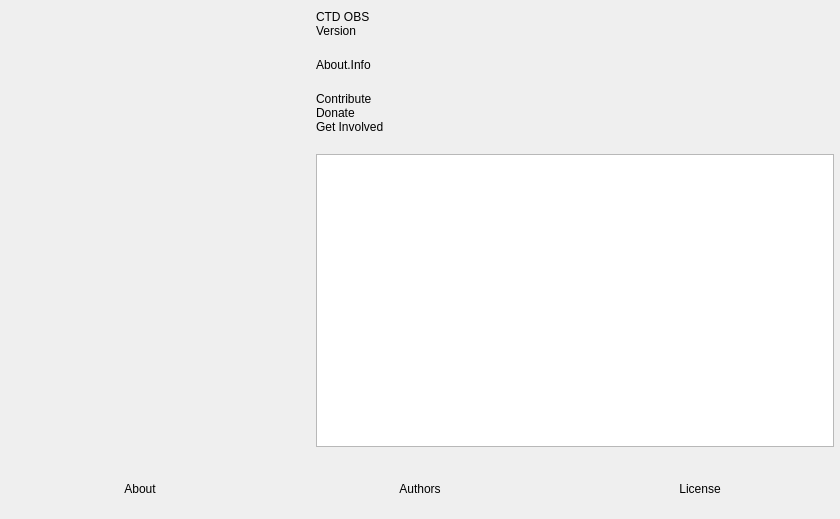
<?xml version="1.0" encoding="UTF-8"?>
<ui version="4.0">
 <class>OBSAbout</class>
 <widget class="QWidget" name="OBSAbout">
  <property name="geometry">
   <rect>
    <x>0</x>
    <y>0</y>
    <width>840</width>
    <height>519</height>
   </rect>
  </property>
  <property name="windowTitle">
   <string>About</string>
  </property>
  <layout class="QVBoxLayout" name="verticalLayout_2">
   <property name="leftMargin">
    <number>0</number>
   </property>
   <property name="topMargin">
    <number>0</number>
   </property>
   <property name="rightMargin">
    <number>0</number>
   </property>
   <property name="bottomMargin">
    <number>0</number>
   </property>
   <item>
    <layout class="QHBoxLayout" name="horizontalLayout_2">
     <property name="spacing">
      <number>30</number>
     </property>
     <property name="leftMargin">
      <number>30</number>
     </property>
     <property name="topMargin">
      <number>10</number>
     </property>
     <property name="rightMargin">
      <number>6</number>
     </property>
     <property name="bottomMargin">
      <number>6</number>
     </property>
     <item>
      <widget class="QLabel" name="icon">
       <property name="minimumSize">
        <size>
         <width>256</width>
         <height>256</height>
        </size>
       </property>
       <property name="maximumSize">
        <size>
         <width>256</width>
         <height>256</height>
        </size>
       </property>
       <property name="text">
        <string/>
       </property>
       <property name="pixmap">
        <pixmap>:res/images/obs.png</pixmap>
       </property>
       <property name="scaledContents">
        <bool>true</bool>
       </property>
      </widget>
     </item>
     <item>
      <layout class="QVBoxLayout" name="verticalLayout">
       <property name="spacing">
        <number>0</number>
       </property>
       <item>
        <widget class="QLabel" name="name">
         <property name="text">
          <string notr="true">CTD OBS</string>
         </property>
        </widget>
       </item>
       <item>
        <widget class="QLabel" name="version">
         <property name="text">
          <string notr="true">Version</string>
         </property>
        </widget>
       </item>
       <item>
        <spacer name="verticalSpacer_2">
         <property name="orientation">
          <enum>Qt::Orientation::Vertical</enum>
         </property>
         <property name="sizeType">
          <enum>QSizePolicy::Policy::Fixed</enum>
         </property>
         <property name="sizeHint" stdset="0">
          <size>
           <width>20</width>
           <height>20</height>
          </size>
         </property>
        </spacer>
       </item>
       <item>
        <widget class="QLabel" name="info">
         <property name="text">
          <string>About.Info</string>
         </property>
         <property name="wordWrap">
          <bool>true</bool>
         </property>
        </widget>
       </item>
       <item>
        <spacer name="verticalSpacer_3">
         <property name="orientation">
          <enum>Qt::Orientation::Vertical</enum>
         </property>
         <property name="sizeType">
          <enum>QSizePolicy::Policy::Fixed</enum>
         </property>
         <property name="sizeHint" stdset="0">
          <size>
           <width>20</width>
           <height>20</height>
          </size>
         </property>
        </spacer>
       </item>
       <item>
        <widget class="QLabel" name="contribute">
         <property name="text">
          <string notr="true">Contribute</string>
         </property>
         <property name="wordWrap">
          <bool>true</bool>
         </property>
        </widget>
       </item>
       <item>
        <widget class="QLabel" name="donate">
         <property name="text">
          <string notr="true">Donate</string>
         </property>
        </widget>
       </item>
       <item>
        <widget class="QLabel" name="getInvolved">
         <property name="text">
          <string notr="true">Get Involved</string>
         </property>
        </widget>
       </item>
       <item>
        <spacer name="verticalSpacer">
         <property name="orientation">
          <enum>Qt::Orientation::Vertical</enum>
         </property>
         <property name="sizeType">
          <enum>QSizePolicy::Policy::Fixed</enum>
         </property>
         <property name="sizeHint" stdset="0">
          <size>
           <width>20</width>
           <height>20</height>
          </size>
         </property>
        </spacer>
       </item>
       <item>
        <widget class="QTextBrowser" name="textBrowser">
         <property name="openExternalLinks">
          <bool>true</bool>
         </property>
        </widget>
       </item>
      </layout>
     </item>
    </layout>
   </item>
   <item>
    <widget class="QFrame" name="widget">
     <property name="minimumSize">
      <size>
       <width>0</width>
       <height>60</height>
      </size>
     </property>
     <layout class="QHBoxLayout" name="horizontalLayout">
      <property name="spacing">
       <number>0</number>
      </property>
      <property name="leftMargin">
       <number>0</number>
      </property>
      <property name="topMargin">
       <number>0</number>
      </property>
      <property name="rightMargin">
       <number>0</number>
      </property>
      <property name="bottomMargin">
       <number>0</number>
      </property>
      <item>
       <widget class="ClickableLabel" name="about">
        <property name="text">
         <string>About</string>
        </property>
        <property name="alignment">
         <set>Qt::AlignmentFlag::AlignCenter</set>
        </property>
       </widget>
      </item>
      <item>
       <widget class="ClickableLabel" name="authors">
        <property name="text">
         <string>Authors</string>
        </property>
        <property name="alignment">
         <set>Qt::AlignmentFlag::AlignCenter</set>
        </property>
       </widget>
      </item>
      <item>
       <widget class="ClickableLabel" name="license">
        <property name="text">
         <string>License</string>
        </property>
        <property name="alignment">
         <set>Qt::AlignmentFlag::AlignCenter</set>
        </property>
       </widget>
      </item>
     </layout>
    </widget>
   </item>
  </layout>
 </widget>
 <customwidgets>
  <customwidget>
   <class>ClickableLabel</class>
   <extends>QLabel</extends>
   <header>components/ClickableLabel.hpp</header>
  </customwidget>
 </customwidgets>
 <resources/>
 <connections/>
</ui>
